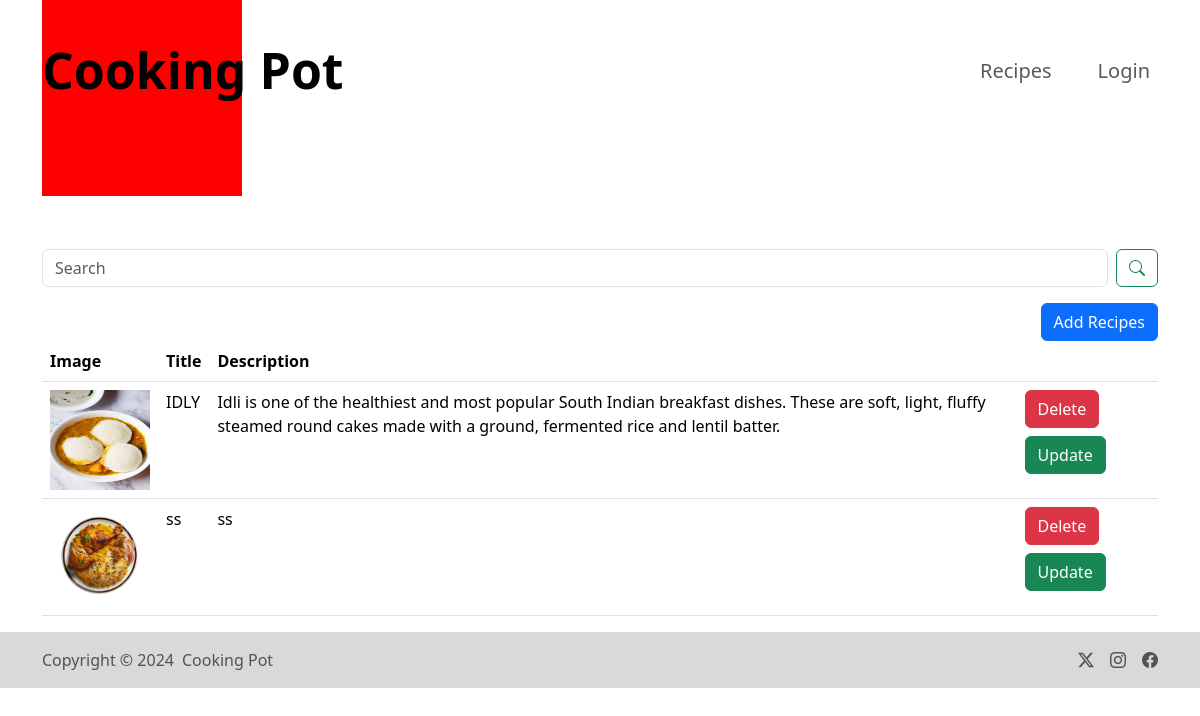
/recipe/, run on an earlier commit of the app's database.
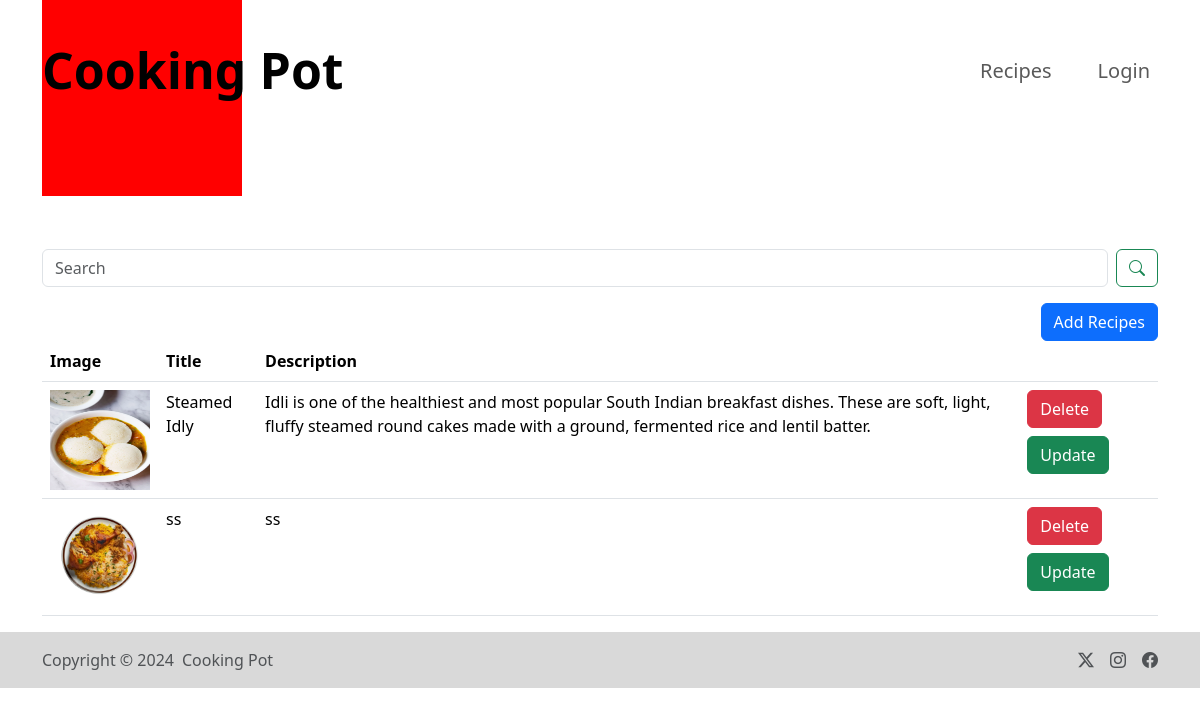
And on a later commit of the database.
### All/models.py (models this page shows)
class Recipe(models.Model):
    recipe_name = models.CharField(max_length=100)
    recipe_description = models.TextField()
    recipe_image = models.ImageField(upload_to="images")

### All/views.py (the view, shortened to what this page needs)
# urls.py: path('recipe/', recipe, name = "recipe"),
def recipe(request):
    queryset = Recipe.objects.all()
    context = {'recipes' : queryset}
    return render(request, 'recipe.html', context)

### All/Templates/recipe.html (shortened to what this page needs)
{% extends "base.html" %}
{% load static %}
{% block start%}
<div class="container mt-10 ">
    <form class="d-flex">
        <input class="form-control me-2" type="search" placeholder="Search" aria-label="Search">
        <button class="btn btn-outline-success" type="submit"><i class="bi bi-search"></i></button>
    </form>
    <div class="d-flex flex-row-reverse">
      <button type="button" class="btn btn-add btn-primary mt-3" data-bs-toggle="modal" data-bs-target="#exampleModal">Add Recipes</button>
  </div>
    <table class="table">
      <thead>
        <tr>
          <th scope="col">Image</th>
          <th scope="col">Title</th>
          <th scope="col">Description</th>
          <th scope="col"></th>
        </tr>
      </thead>
      <tbody>
        {% for recipe in recipes %}
        <tr>
          <td><img src="/media/{{recipe.recipe_image}}" style="height: 100px; width: 100px;"> </td>
          <td>{{recipe.recipe_name}}</td>
          <td>{{recipe.recipe_description}}</td>
          <td>
            <a href="/delete_recipe/{{recipe.id}}/" class="btn btn-danger"> Delete </a>
            <a href="/update_recipe/{{recipe.id}}/" class="btn btn-success mt-2"> Update </a>
          </td>
        </tr>
       {% endfor %}
      </tbody>
    </table>
</div>
{% endblock %}

### All/Templates/base.html (shortened to what this page needs)
<!DOCTYPE html>
<html lang="en">
<head>
    <link rel="stylesheet" href="https://cdn.jsdelivr.net/npm/bootstrap-icons@1.11.3/font/bootstrap-icons.min.css">
    <link href= "https://getbootstrap.com/docs/5.3/assets/css/docs.css" rel="stylesheet"/>
    <link href="https://cdn.jsdelivr.net/npm/bootstrap@5.3.3/dist/css/bootstrap.min.css" rel="stylesheet">
</head>
<body>
  <nav class="navbar navbar-expand-lg ">
  <div class="container">
    <a class="navbar-brand mx-auto" href=" /">Cooking Pot</a>
    <div class="red-box"></div>
    <div class="collapse navbar-collapse justify-content-end" id="navbarSupportedContent">
      <ul class="navbar-nav">
        <li class="nav-item">
          <a class="nav-link" href="/recipe/">Recipes</a>
        </li>
      </ul>
      <ul class="navbar-nav">
        <li class="nav-item">
          <a class="nav-btn nav-link" href="#">Login</a>
        </li>
      </ul>
    </div>
  </div>
  </nav>
  {% block start %}
  {% endblock %}
<div class="footer footer-start">
  <div class="container my-">
    <footer class="d-flex flex-wrap justify-content-between align-items-center py-3">
      <div class="col-md-4 d-flex align-items-center">
        <span class="text-muted">Copyright &copy; 2024 </span>
        <a href="#" class="mb-3 ms-2 mb-md-0 text-muted text-decoration-none lh-1"> Cooking Pot</a>
      </div>
      <ul class="nav col-md-4 justify-content-end list-unstyled d-flex">
        <li class="ms-3"><a class="text-muted" href="#"><i class="bi bi-twitter-x"></i></a></li>
        <li class="ms-3"><a class="text-muted" href="#"><i class="bi bi-instagram"> </i></a></li>
        <li class="ms-3"><a class="text-muted" href="#"><i class="bi bi-facebook"></i></a></li>
      </ul>
    </footer>
  </div>
</div>
</body>
</html>

### All/Templates/base.html (style rules this page uses)
html { scroll-behavior: smooth; }
.navbar-nav { margin-left: 30px; }
.red-box { background-color: red; width: 200px; height: 250px; position: absolute; }
.navbar { margin-top: 20px; }
.navbar-brand { z-index: 1; font-size: 50px; font-weight: bold; }
.mt-10 { margin-top: 8rem; }
.nav-link { font-size: 20px; }
.btn-add { display: flex; align-items: flex-end; }
.footer-start { background-color: #D9D9D9; }
.footer { width : 100%; bottom: 0; }

What changed in the data, as far as the page shows it:
changed Recipe: recipe_name "IDLY" → "Steamed Idly"
